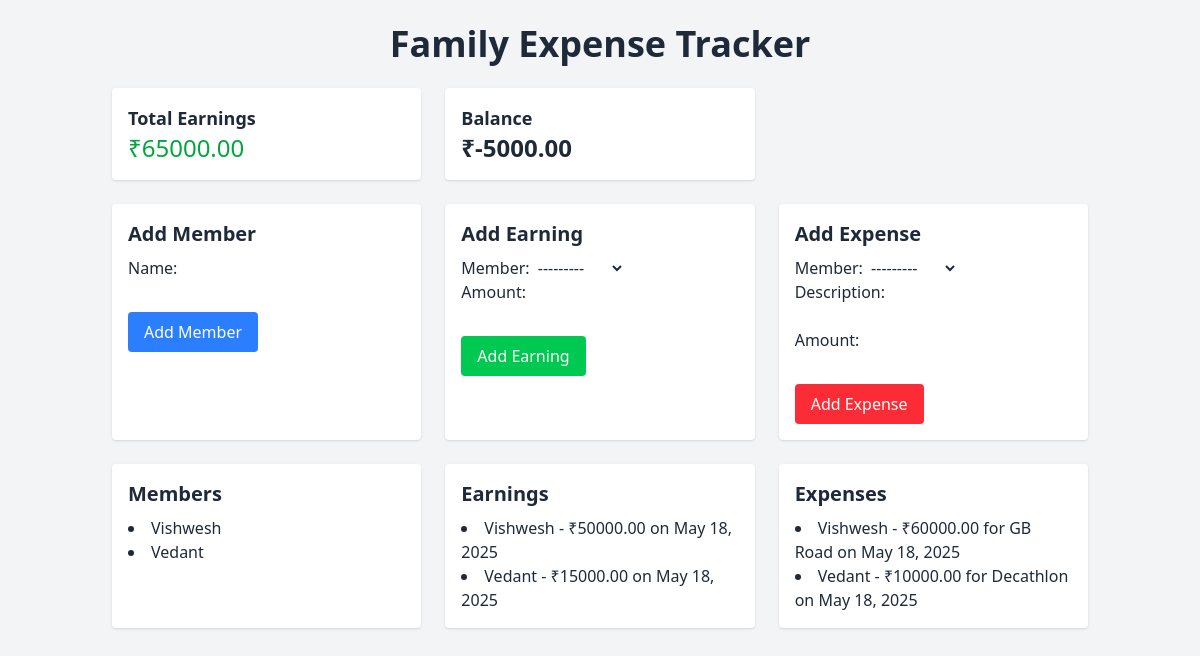
/familytracker/, run on the app's committed database.
### familytracker/models.py (models this page shows)
class Member(models.Model):
    name = models.CharField(max_length=100)
    def __str__(self):
        return self.name

class Earning(models.Model):
    member = models.ForeignKey(Member, on_delete=models.CASCADE)
    amount = models.DecimalField(max_digits=10, decimal_places=2)
    date = models.DateField(auto_now_add=True)

class Expense(models.Model):
    member = models.ForeignKey(Member, on_delete=models.CASCADE)
    description = models.CharField(max_length=255)
    amount = models.DecimalField(max_digits=10, decimal_places=2)
    date = models.DateField(auto_now_add=True)

### familytracker/views.py (the view)
# urls.py: path('familytracker/', include('familytracker.urls')), # family tracker urls now linked to project url
def familytracker(request):
    members = Member.objects.all()
    earnings = Earning.objects.all()
    expenses = Expense.objects.all()
    total_earnings = sum(e.amount for e in earnings) # total_earnings: Adds up all earning amounts.
    total_expenses = sum(e.amount for e in expenses) # total_expenses: Adds up all expense amounts.
    balance = total_earnings - total_expenses # balance: Net balance = earnings - expenses.
    if request.method == 'POST': # If it’s a POST request (form was submitted)
        if 'add_member' in request.POST: # it checks which form button was clicked.
            member_form = MemberForm(request.POST) # Creates the form (named member_form) from the request.
            if member_form.is_valid(): # check it's valid or not
                member_form.save() # Saves it to the DataBase
                return redirect('familytracker') # Redirects back to the dashboard (i.e., reloads the page).
        elif 'add_earning' in request.POST: # it checks which form button was clicked.
            earning_form = EarningForm(request.POST) # Creates the form (named earning_form) from the request.
            if earning_form.is_valid(): # check it's valid or not
                earning_form.save() # Saves it to the DataBase
                return redirect('familytracker') # Redirects back to the dashboard (i.e., reloads the page).
        elif 'add_expense' in request.POST: # it checks which form button was clicked.
            expense_form = ExpenseForm(request.POST) # Creates the form (named expense_form) from the request.
            if expense_form.is_valid(): # check it's valid or not
                expense_form.save() # Saves it to the DataBase
                return redirect('familytracker') # Redirects back to the dashboard (i.e., reloads the page).
    else:
        member_form = MemberForm()
        earning_form = EarningForm()
        expense_form = ExpenseForm()
    return render (request, "familytracker/family.html", {
        'members': members,
        'earnings': earnings,
        'expenses': expenses,
        'balance': balance,
        'total_earnings': total_earnings,
        'total_expenses': total_expenses,
        'member_form': member_form,
        'earning_form': earning_form,
        'expense_form': expense_form,
    })

### familytracker/forms.py
class MemberForm(forms.ModelForm):
    class Meta:
        model = Member
        fields = ['name']

class EarningForm(forms.ModelForm):
    class Meta:
        model = Earning
        fields = ['member', 'amount']

### familytracker/templates/familytracker/family.html (shortened to what this page needs)
{% load static %}
{% load static tailwind_tags %}
<!DOCTYPE html>
<html lang="en">
<head>
    {% tailwind_css %}
</head>
<body class="bg-gray-100 text-gray-800">
    <div class="container mx-auto p-6">
        <h1 class="text-4xl font-bold mb-6 text-center">Family Expense Tracker</h1>
        <div class="grid grid-cols-1 md:grid-cols-3 gap-6 mb-6">
            <div class="bg-white p-4 rounded shadow">
                <h2 class="text-lg font-semibold">Total Earnings</h2>
                <p class="text-2xl text-green-600">₹{{ total_earnings }}</p>
            </div>
            <div class="bg-white p-4 rounded shadow">
                <h2 class="text-lg font-semibold">Balance</h2>
                <p class="text-2xl font-bold">₹{{ balance }}</p>
            </div>
        </div>
        <div class="grid grid-cols-1 md:grid-cols-3 gap-6 mb-6">
            <div class="bg-white p-4 rounded shadow">
                <h2 class="text-xl font-semibold mb-2">Add Member</h2>
                <form method="post">
                    {{ member_form.as_p }}
                    <button type="submit" name="add_member" class="mt-2 px-4 py-2 bg-blue-500 text-white rounded">Add
                        Member</button>
                </form>
            </div>
            <div class="bg-white p-4 rounded shadow">
                <h2 class="text-xl font-semibold mb-2">Add Earning</h2>
                <form method="post">
                    {{ earning_form.as_p }}
                    <button type="submit" name="add_earning" class="mt-2 px-4 py-2 bg-green-500 text-white rounded">Add
                        Earning</button>
                </form>
            </div>
            <div class="bg-white p-4 rounded shadow">
                <h2 class="text-xl font-semibold mb-2">Add Expense</h2>
                <form method="post">
                    {{ expense_form.as_p }}
                    <button type="submit" name="add_expense" class="mt-2 px-4 py-2 bg-red-500 text-white rounded">Add
                        Expense</button>
                </form>
            </div>
        </div>
        <div class="grid grid-cols-1 md:grid-cols-3 gap-6">
            <div class="bg-white p-4 rounded shadow">
                <h2 class="text-xl font-semibold mb-2">Members</h2>
                <ul class="list-disc list-inside">
                    {% for member in members %}
                    <li>{{ member.name }}</li>
                    {% endfor %}
                </ul>
            </div>
            <div class="bg-white p-4 rounded shadow">
                <h2 class="text-xl font-semibold mb-2">Earnings</h2>
                <ul class="list-disc list-inside">
                    {% for earning in earnings %}
                    <li>{{ earning.member }} - ₹{{ earning.amount }} on {{ earning.date }}</li>
                    {% endfor %}
                </ul>
            </div>
            <div class="bg-white p-4 rounded shadow">
                <h2 class="text-xl font-semibold mb-2">Expenses</h2>
                <ul class="list-disc list-inside">
                    {% for expense in expenses %}
                    <li>{{ expense.member }} - ₹{{ expense.amount }} for {{ expense.description }} on {{ expense.date }}
                    </li>
                    {% endfor %}
                </ul>
            </div>
        </div>
    </div>
</body>
</html>

### data on the page
Member: name "Vishwesh"
Member: name "Vedant"
Earning: member "Vishwesh", amount "50000.00", date "May 18, 2025"
Earning: member "Vedant", amount "15000.00", date "May 18, 2025"
Expense: member "Vishwesh", amount "60000.00", description "GB Road", date "May 18, 2025"
Expense: member "Vedant", amount "10000.00", description "Decathlon", date "May 18, 2025"

### other printed values
{{ total_earnings }} "65000.00"
{{ balance }} "-5000.00"
